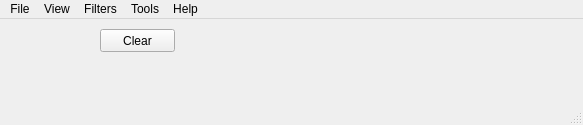
<?xml version="1.0" encoding="UTF-8"?>
<ui version="4.0">
 <class>VolumeViewer</class>
 <widget class="QMainWindow" name="VolumeViewer">
  <property name="enabled">
   <bool>true</bool>
  </property>
  <property name="geometry">
   <rect>
    <x>0</x>
    <y>0</y>
    <width>583</width>
    <height>125</height>
   </rect>
  </property>
  <property name="sizePolicy">
   <sizepolicy hsizetype="Expanding" vsizetype="Expanding">
    <horstretch>0</horstretch>
    <verstretch>0</verstretch>
   </sizepolicy>
  </property>
  <property name="windowTitle">
   <string>Volume Viewer</string>
  </property>
  <property name="windowIcon">
   <iconset resource="icons.qrc">
    <normaloff>:/Icons/Icon.ico</normaloff>:/Icons/Icon.ico</iconset>
  </property>
  <property name="toolTipDuration">
   <number>-1</number>
  </property>
  <property name="iconSize">
   <size>
    <width>22</width>
    <height>22</height>
   </size>
  </property>
  <property name="animated">
   <bool>true</bool>
  </property>
  <widget class="QWidget" name="centralwidget">
   <property name="styleSheet">
    <string notr="true"/>
   </property>
   <widget class="QPushButton" name="clear">
    <property name="geometry">
     <rect>
      <x>100</x>
      <y>10</y>
      <width>75</width>
      <height>23</height>
     </rect>
    </property>
    <property name="text">
     <string>Clear</string>
    </property>
   </widget>
   <widget class="QLabel" name="label">
    <property name="geometry">
     <rect>
      <x>0</x>
      <y>60</y>
      <width>571</width>
      <height>16</height>
     </rect>
    </property>
    <property name="text">
     <string/>
    </property>
   </widget>
  </widget>
  <widget class="QMenuBar" name="menuBar">
   <property name="geometry">
    <rect>
     <x>0</x>
     <y>0</y>
     <width>583</width>
     <height>18</height>
    </rect>
   </property>
   <widget class="QMenu" name="menuFile">
    <property name="title">
     <string>File</string>
    </property>
    <widget class="QMenu" name="menuSave">
     <property name="title">
      <string>Save</string>
     </property>
     <addaction name="actionSave_Screenshot"/>
     <addaction name="actionSave_Volume"/>
    </widget>
    <widget class="QMenu" name="menuLoad">
     <property name="title">
      <string>Load</string>
     </property>
     <property name="icon">
      <iconset resource="icons.qrc">
       <normaloff>:/Icons/icons/open-file-icon.png</normaloff>:/Icons/icons/open-file-icon.png</iconset>
     </property>
     <addaction name="actionImage"/>
     <addaction name="actionOpen"/>
     <addaction name="actionImage_Sequence"/>
    </widget>
    <addaction name="menuLoad"/>
    <addaction name="menuSave"/>
    <addaction name="actionClose"/>
    <addaction name="actionExit_2"/>
   </widget>
   <widget class="QMenu" name="menuTool">
    <property name="title">
     <string>Tools</string>
    </property>
    <widget class="QMenu" name="menuPalette">
     <property name="title">
      <string>Palette</string>
     </property>
     <widget class="QMenu" name="menuPreset">
      <property name="title">
       <string>Preset</string>
      </property>
      <addaction name="actionGrey"/>
      <addaction name="actionFibrosis"/>
      <addaction name="actionR_to_B"/>
      <addaction name="actionB_to_R"/>
      <addaction name="actionGreen"/>
     </widget>
     <addaction name="menuPreset"/>
     <addaction name="actionCustom"/>
     <addaction name="actionLoadLUT"/>
    </widget>
    <widget class="QMenu" name="menuRendering">
     <property name="title">
      <string>Rendering</string>
     </property>
     <widget class="QMenu" name="menuInterpolation">
      <property name="title">
       <string>Interpolation</string>
      </property>
      <addaction name="actionNearest"/>
      <addaction name="actionLinear"/>
      <addaction name="actionCubic"/>
     </widget>
     <addaction name="actionGPU_Texture"/>
     <addaction name="actionRay_Cast"/>
     <addaction name="actionSmart"/>
     <addaction name="actionCPU_Texture"/>
     <addaction name="actionRay_Cast_Texture"/>
     <addaction name="menuInterpolation"/>
    </widget>
    <addaction name="menuPalette"/>
    <addaction name="actionOpacity"/>
    <addaction name="menuRendering"/>
    <addaction name="actionClip"/>
    <addaction name="actionSlice"/>
    <addaction name="actionRotate"/>
    <addaction name="actionAdd"/>
   </widget>
   <widget class="QMenu" name="menuHelp">
    <property name="title">
     <string>Help</string>
    </property>
    <addaction name="actionHelp_Topics"/>
    <addaction name="actionAbout"/>
   </widget>
   <widget class="QMenu" name="menuView">
    <property name="title">
     <string>View</string>
    </property>
    <widget class="QMenu" name="menuVolume">
     <property name="title">
      <string>Volume </string>
     </property>
     <addaction name="actionDimensions"/>
     <addaction name="actionColor"/>
    </widget>
    <widget class="QMenu" name="menuStereo">
     <property name="title">
      <string>Stereo</string>
     </property>
     <addaction name="actionAnaglyph"/>
     <addaction name="actionRed_Blue"/>
    </widget>
    <addaction name="actionCamera"/>
    <addaction name="actionLights"/>
    <addaction name="actionBackground"/>
    <addaction name="menuVolume"/>
    <addaction name="actionAxes"/>
    <addaction name="menuStereo"/>
   </widget>
   <widget class="QMenu" name="menuFilters">
    <property name="title">
     <string>Filters</string>
    </property>
    <widget class="QMenu" name="menuVolume_filter">
     <property name="title">
      <string>Volume</string>
     </property>
     <addaction name="actionIsosurface"/>
    </widget>
    <widget class="QMenu" name="menuImage_filter">
     <property name="enabled">
      <bool>false</bool>
     </property>
     <property name="title">
      <string>Image</string>
     </property>
     <addaction name="actionHessian"/>
    </widget>
    <addaction name="menuVolume_filter"/>
    <addaction name="menuImage_filter"/>
   </widget>
   <addaction name="menuFile"/>
   <addaction name="menuView"/>
   <addaction name="menuFilters"/>
   <addaction name="menuTool"/>
   <addaction name="menuHelp"/>
  </widget>
  <widget class="QStatusBar" name="statusBar"/>
  <action name="actionOpenFile">
   <property name="enabled">
    <bool>true</bool>
   </property>
   <property name="icon">
    <iconset>
     <normaloff>:/Icons/fileopen.png</normaloff>:/Icons/fileopen.png</iconset>
   </property>
   <property name="text">
    <string>Open File...</string>
   </property>
  </action>
  <action name="actionExit">
   <property name="icon">
    <iconset>
     <normaloff/>
    </iconset>
   </property>
   <property name="text">
    <string>Exit</string>
   </property>
  </action>
  <action name="actionPrint">
   <property name="icon">
    <iconset>
     <normaloff>:/Icons/print.png</normaloff>:/Icons/print.png</iconset>
   </property>
   <property name="text">
    <string>Print</string>
   </property>
  </action>
  <action name="actionHelp">
   <property name="icon">
    <iconset>
     <normaloff>:/Icons/help.png</normaloff>:/Icons/help.png</iconset>
   </property>
   <property name="text">
    <string>Help</string>
   </property>
  </action>
  <action name="actionSave">
   <property name="icon">
    <iconset>
     <normaloff>:/Icons/filesave.png</normaloff>:/Icons/filesave.png</iconset>
   </property>
   <property name="text">
    <string>Save</string>
   </property>
  </action>
  <action name="actionClose">
   <property name="text">
    <string>Close</string>
   </property>
  </action>
  <action name="actionExit_2">
   <property name="text">
    <string>Exit</string>
   </property>
  </action>
  <action name="actionOpacity">
   <property name="text">
    <string>Opacity</string>
   </property>
  </action>
  <action name="actionGrey">
   <property name="text">
    <string>Grey</string>
   </property>
  </action>
  <action name="actionFibrosis">
   <property name="text">
    <string>Fibrosis</string>
   </property>
  </action>
  <action name="actionCustom">
   <property name="text">
    <string>Custom</string>
   </property>
  </action>
  <action name="actionGPU_Texture">
   <property name="text">
    <string>GPU Texture</string>
   </property>
  </action>
  <action name="actionRay_Cast">
   <property name="text">
    <string>Ray Cast</string>
   </property>
  </action>
  <action name="actionSmart">
   <property name="text">
    <string>Smart</string>
   </property>
  </action>
  <action name="actionCPU_Texture">
   <property name="text">
    <string>CPU Texture</string>
   </property>
  </action>
  <action name="actionAbout">
   <property name="text">
    <string>About</string>
   </property>
  </action>
  <action name="actionHelp_Topics">
   <property name="text">
    <string>Help Topics</string>
   </property>
  </action>
  <action name="actionClip">
   <property name="checkable">
    <bool>true</bool>
   </property>
   <property name="text">
    <string>Clip</string>
   </property>
  </action>
  <action name="actionSlice">
   <property name="text">
    <string>Slice</string>
   </property>
  </action>
  <action name="actionCamera">
   <property name="text">
    <string>Camera</string>
   </property>
  </action>
  <action name="actionLights">
   <property name="text">
    <string>Lights</string>
   </property>
  </action>
  <action name="actionBackground">
   <property name="text">
    <string>Background</string>
   </property>
  </action>
  <action name="actionR_to_B">
   <property name="text">
    <string>R to B</string>
   </property>
  </action>
  <action name="actionB_to_R">
   <property name="text">
    <string>B to R</string>
   </property>
  </action>
  <action name="actionSave_Screenshot">
   <property name="text">
    <string>Screenshot</string>
   </property>
  </action>
  <action name="actionRotate">
   <property name="text">
    <string>Rotate</string>
   </property>
  </action>
  <action name="actionDimensions">
   <property name="text">
    <string>Dimensions</string>
   </property>
  </action>
  <action name="actionSave_Volume">
   <property name="text">
    <string>Volume</string>
   </property>
  </action>
  <action name="actionColor_Window">
   <property name="text">
    <string>Color Window</string>
   </property>
  </action>
  <action name="actionColor_Level">
   <property name="text">
    <string>Color Level</string>
   </property>
  </action>
  <action name="actionColor">
   <property name="text">
    <string>Color</string>
   </property>
  </action>
  <action name="actionIsosurface">
   <property name="text">
    <string>Isosurface</string>
   </property>
  </action>
  <action name="actionImage">
   <property name="text">
    <string>Image</string>
   </property>
  </action>
  <action name="actionHessian">
   <property name="text">
    <string>Hessian</string>
   </property>
  </action>
  <action name="actionOpen">
   <property name="text">
    <string>Volume</string>
   </property>
  </action>
  <action name="actionAdd">
   <property name="enabled">
    <bool>false</bool>
   </property>
   <property name="text">
    <string>Add</string>
   </property>
  </action>
  <action name="actionRay_Cast_Texture">
   <property name="text">
    <string>Ray Cast &amp; Texture</string>
   </property>
  </action>
  <action name="actionNearest">
   <property name="checkable">
    <bool>true</bool>
   </property>
   <property name="checked">
    <bool>true</bool>
   </property>
   <property name="text">
    <string>Nearest</string>
   </property>
  </action>
  <action name="actionLinear">
   <property name="checkable">
    <bool>true</bool>
   </property>
   <property name="text">
    <string>Linear</string>
   </property>
  </action>
  <action name="actionCubic">
   <property name="checkable">
    <bool>true</bool>
   </property>
   <property name="text">
    <string>Cubic</string>
   </property>
  </action>
  <action name="actionImage_Sequence">
   <property name="text">
    <string>Image Sequence</string>
   </property>
  </action>
  <action name="actionGreen">
   <property name="text">
    <string>Green</string>
   </property>
  </action>
  <action name="actionLoadLUT">
   <property name="enabled">
    <bool>false</bool>
   </property>
   <property name="text">
    <string>Load</string>
   </property>
  </action>
  <action name="actionAxes">
   <property name="checkable">
    <bool>true</bool>
   </property>
   <property name="text">
    <string>Axes</string>
   </property>
  </action>
  <action name="actionAnaglyph">
   <property name="checkable">
    <bool>true</bool>
   </property>
   <property name="text">
    <string>Anaglyph</string>
   </property>
  </action>
  <action name="actionRed_Blue">
   <property name="checkable">
    <bool>true</bool>
   </property>
   <property name="text">
    <string>Red-Blue</string>
   </property>
  </action>
 </widget>
 <resources>
  <include location="icons.qrc"/>
 </resources>
 <connections/>
</ui>
